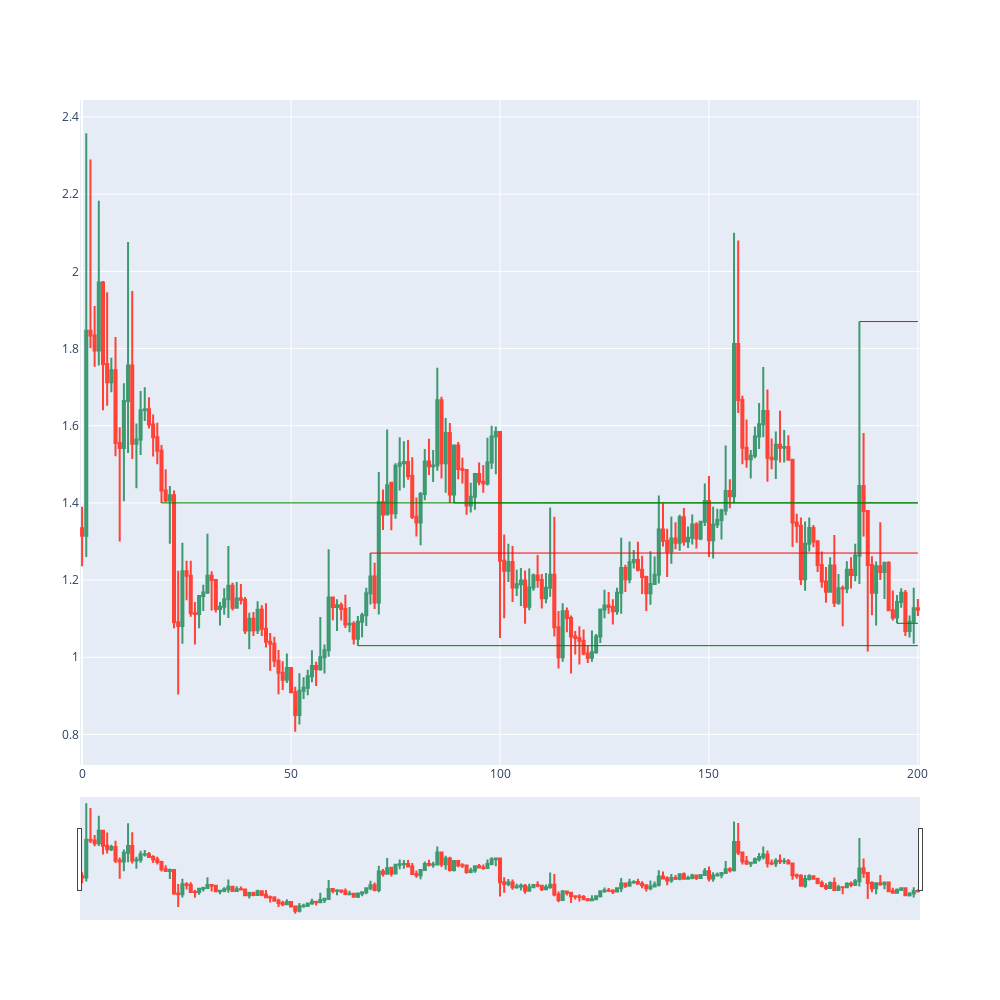

The cell this chart's notebook holds for it:
### Code cell
lay = {'height':1000, 'width':1000}
fig = go.Figure(data=[go.Candlestick(x=df.index,
                open=df['open'],
                high=df['high'],
                low=df['low'],
                close=df['close'])], layout = lay)
for i in res_points:
    fig.add_shape(type='line',x0=i[1], y0 = i[0], x1=200, y1=i[0], line=dict(color="Red",width=1))
for i in sup_points:
    fig.add_shape(type='line',x0=i[1], y0 = i[0], x1=200, y1=i[0], line=dict(color="Green",width=1))
fig.show()

### Figure 1 — Plotly figure (JSON) as saved in the notebook; plotly's stock layout.template omitted (floating-point values rounded to 4 significant figures; data arrays with more than 128 entries replaced by an {"elided": "..."} marker saying what was removed)
{"data": [{"close": {"elided": "201 float values"}, "high": {"elided": "201 float values"}, "low": {"elided": "201 float values"}, "open": {"elided": "201 float values"}, "type": "candlestick", "x": {"elided": "201 int values"}}], "layout": {"height": 1000, "shapes": [{"line": {"color": "Red", "width": 1}, "type": "line", "x0": 69, "x1": 200, "y0": 1.27, "y1": 1.27}, {"line": {"color": "Red", "width": 1}, "type": "line", "x0": 186, "x1": 200, "y0": 1.87, "y1": 1.87}, {"line": {"color": "Green", "width": 1}, "type": "line", "x0": 19, "x1": 200, "y0": 1.4, "y1": 1.4}, {"line": {"color": "Green", "width": 1}, "type": "line", "x0": 66, "x1": 200, "y0": 1.03, "y1": 1.03}, {"line": {"color": "Green", "width": 1}, "type": "line", "x0": 89, "x1": 200, "y0": 1.4, "y1": 1.4}, {"line": {"color": "Green", "width": 1}, "type": "line", "x0": 195, "x1": 200, "y0": 1.088, "y1": 1.088}], "width": 1000}}
